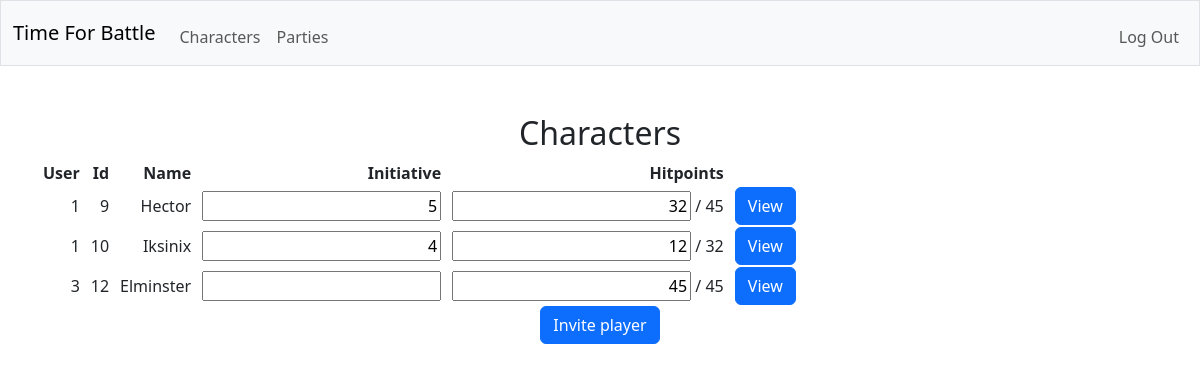
/party/1 (signed in), run on an earlier commit of the app's database.
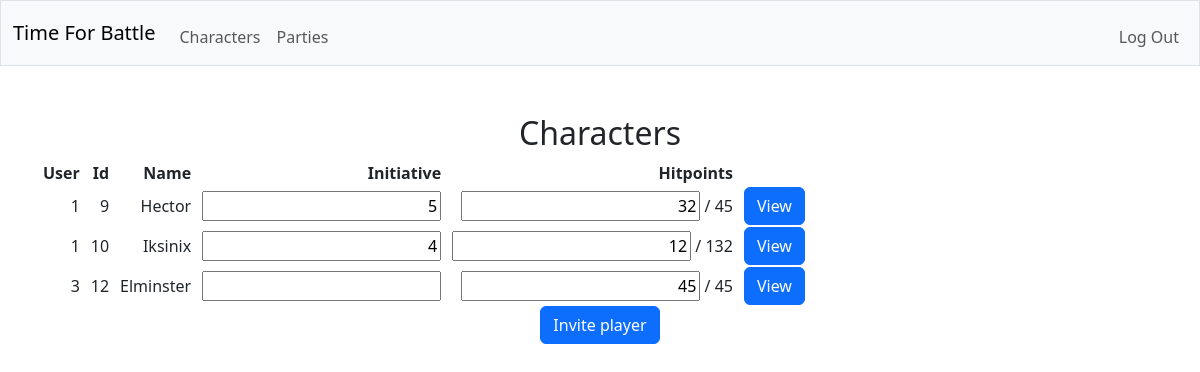
And on a later commit of the database.
### tables this page shows
CREATE TABLE players (party_id INTEGER NOT NULL, character_id INTEGER NOT NULL, initiative INTEGER, current_hitpoints INTEGER NOT NULL, FOREIGN KEY (party_id) REFERENCES parties(id), FOREIGN KEY (character_id) REFERENCES characters(id));

CREATE TABLE characters (id INTEGER PRIMARY KEY AUTOINCREMENT NOT NULL, user_id INTEGER NOT NULL, name TEXT NOT NULL, max_hitpoints INTEGER NOT NULL, prof_bonus INTEGER NOT NULL, FOREIGN KEY (user_id) REFERENCES users(id));

### app.py (the view)
@app.route("/party/<party_id>")
@login_required
def view_party(party_id):
    with sqlite3.connect(database) as conn:
        conn.row_factory = sqlite3.Row
        cur = conn.cursor()
        cur.execute(
            "SELECT * FROM parties WHERE id = ?",
            (party_id,)
        )
        rows = [dict(row) for row in cur.fetchall()]
    if len(rows) != 1:
        return error("not found", 404)
    with sqlite3.connect(database) as conn:
        conn.row_factory = sqlite3.Row
        cur = conn.cursor()
        cur.execute(
            "SELECT * FROM players JOIN characters ON character_id = characters.id WHERE party_id = ?",
            (party_id,)
        )
        characters = [dict(row) for row in cur.fetchall()]
    characters = sorted(characters, key=lambda x: (x["initiative"] is not None, x["initiative"]), reverse=True)
    for character in characters:
        if character["initiative"] == None:
            character["initiative"] = ""
    return render_template("party.html", party=rows[0], user=session["user_id"], characters=characters)

### helpers.py (called while the page is built)
def login_required(f):
    @wraps(f)
    def decorated_function(*args, **kwargs):
        if session.get("user_id") is None:
            return redirect("/login")
        return f(*args, **kwargs)
    return decorated_function

### templates/party.html (shortened to what this page needs)
{% extends "layout.html" %}
{% block main %}
    <h2>Characters</h2>
    <table>
        <thead>
            <tr>
                <th>User</th>
                <th>Id</th>
                <th>Name</th>
                <th>Initiative</th>
                <th>Hitpoints</th>
            </tr>
        </thead>
        <tbody>
            {% for character in characters %}
                <tr>
                    <td>{{ character.user_id }}</td>
                    <td>{{ character.id }}</td>
                    <td>{{ character.name }}</td>
                    {% if character.user_id == user or party.dm_id == user %}
                        <td>
                            <input id="input_init_{{ character.id }}" onchange="send_init(this.id.substring(11), this.value)" type="text" value="{{ character.initiative }}">
                        </td>
                        <td>
                            <input id="input_hp_{{ character.id }}" onchange="send_hp(this.id.substring(9), this.value)" type="text" value="{{ character.current_hitpoints }}"> / {{ character.max_hitpoints }}
                        </td>
                    {% endif %}
                    <td>
                        <form action="/character/{{ character.id }}" method="get">
                            <button class="btn btn-primary" type="submit">View</button>
                        </form>
                    </td>
                </tr>
            {% endfor %}
        </tbody>
    </table>
    {% if party.dm_id == user %}
        <form action="/party/{{ party.id }}/invitation" method="get">
            <button class="btn btn-primary" type="submit">Invite player</button>
        </form>
    {% endif %}
{% endblock %}

What changed in the data, as far as the page shows it:
changed through a linked row, players "Iksinix": max_hitpoints "32" → "132"
